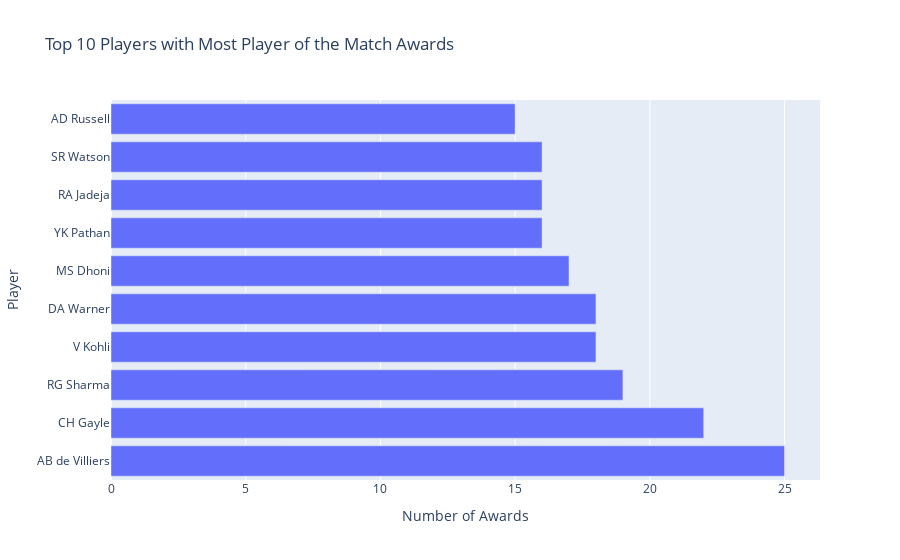

Here is the notebook cell this chart was saved with:
### Code cell
#Player of the match analysis
print("\nPlayer of the match analysis")
player_of_match_counts = df[df['player_of_match'] != 'Not Awarded']['player_of_match'].value_counts().head(10)
print("Top 10 players with most Player of the Match awards:")
print(player_of_match_counts)
fig6 = px.bar(x=player_of_match_counts.values, y=player_of_match_counts.index, orientation='h',
              title='Top 10 Players with Most Player of the Match Awards',
              labels={'x': 'Number of Awards', 'y': 'Player'})
fig6.update_xaxes(title_text="Number of Awards")
fig6.update_yaxes(title_text="Player")
fig6.show()

### Figure 1 — Plotly figure (JSON) as saved in the notebook; plotly's stock layout.template omitted (floating-point values rounded to 4 significant figures)
{"data": [{"hovertemplate": "Number of Awards=%{x}<br>Player=%{y}<extra></extra>", "legendgroup": "", "marker": {"color": "#636efa", "pattern": {"shape": ""}}, "name": "", "orientation": "h", "showlegend": false, "textposition": "auto", "type": "bar", "x": [25, 22, 19, 18, 18, 17, 16, 16, 16, 15], "xaxis": "x", "y": ["AB de Villiers", "CH Gayle", "RG Sharma", "V Kohli", "DA Warner", "MS Dhoni", "YK Pathan", "RA Jadeja", "SR Watson", "AD Russell"], "yaxis": "y"}], "layout": {"barmode": "relative", "legend": {"tracegroupgap": 0}, "title": {"text": "Top 10 Players with Most Player of the Match Awards"}, "xaxis": {"anchor": "y", "domain": [0, 1], "title": {"text": "Number of Awards"}}, "yaxis": {"anchor": "x", "domain": [0, 1], "title": {"text": "Player"}}}}
